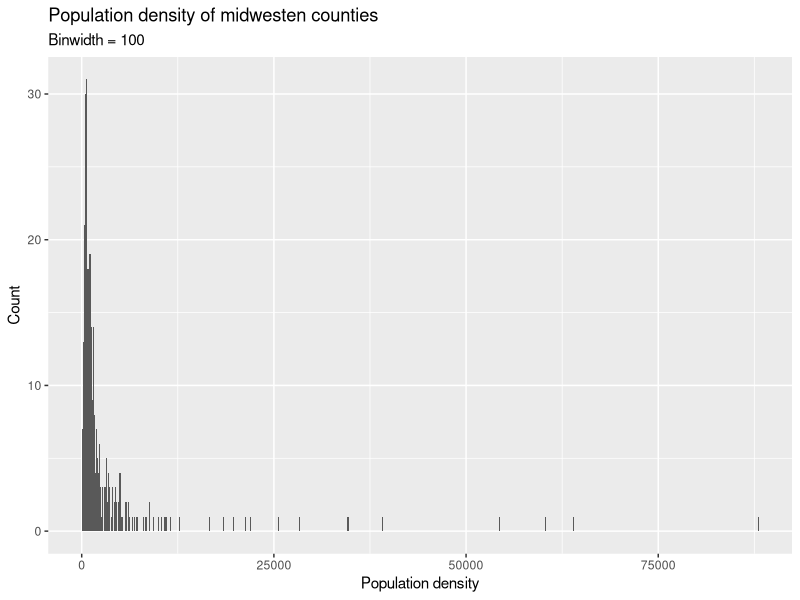
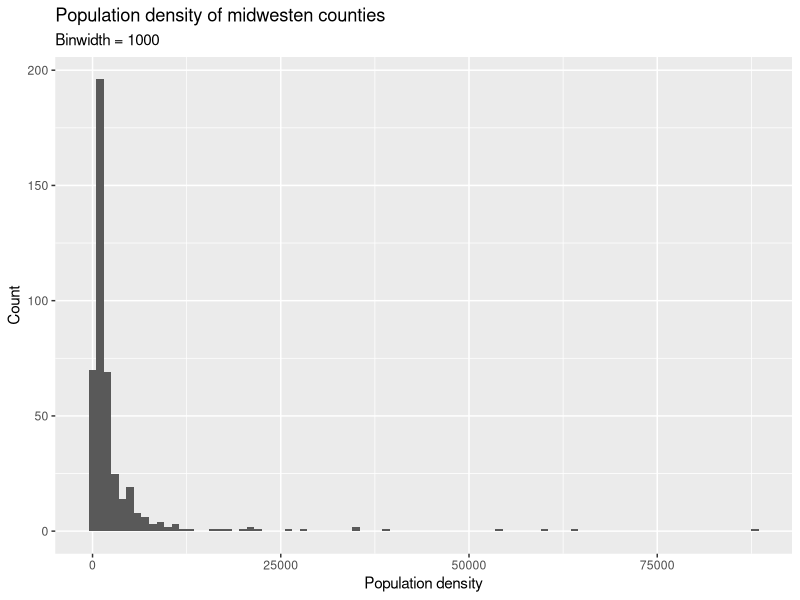
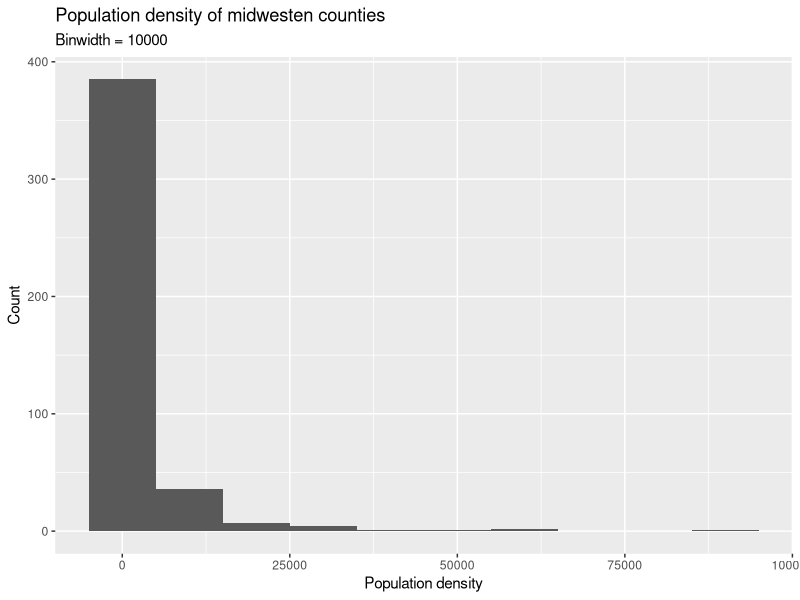
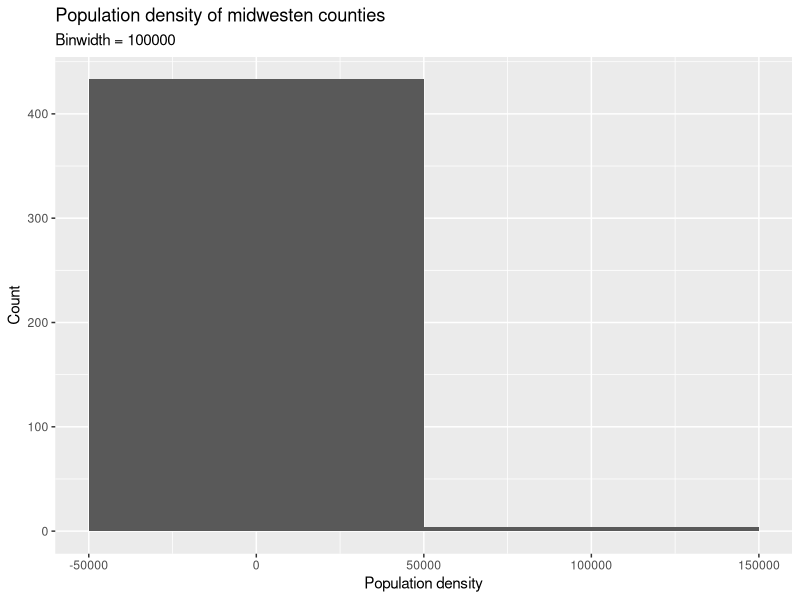
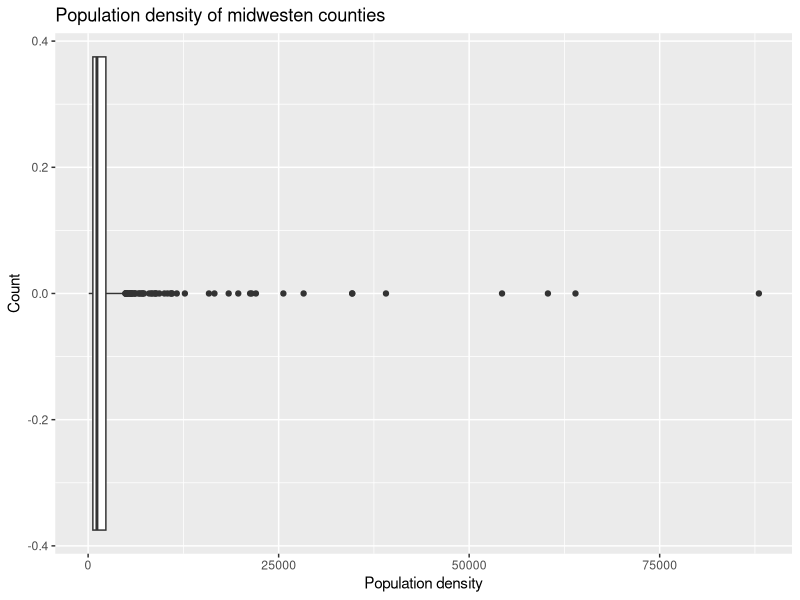
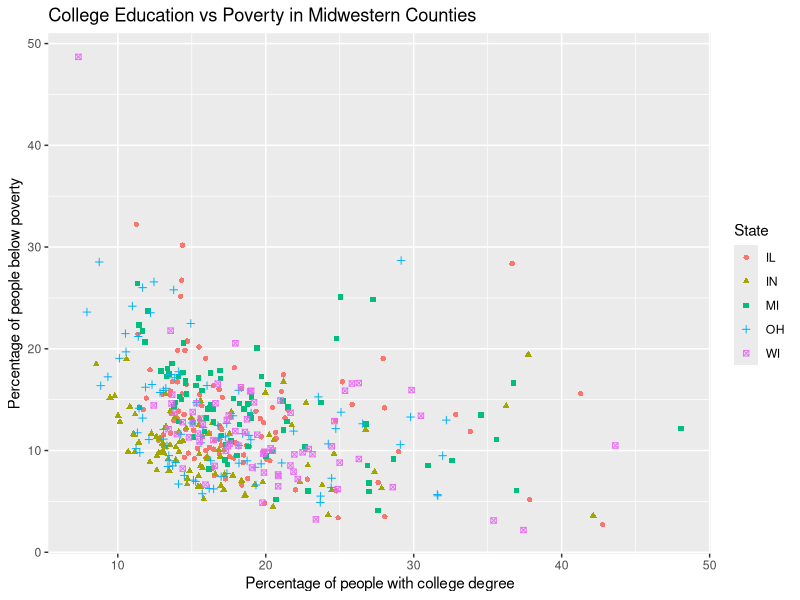
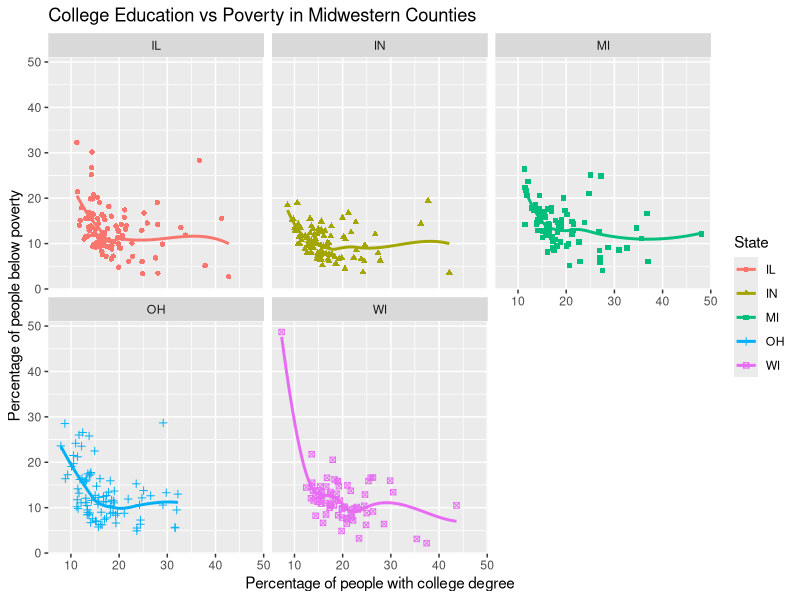
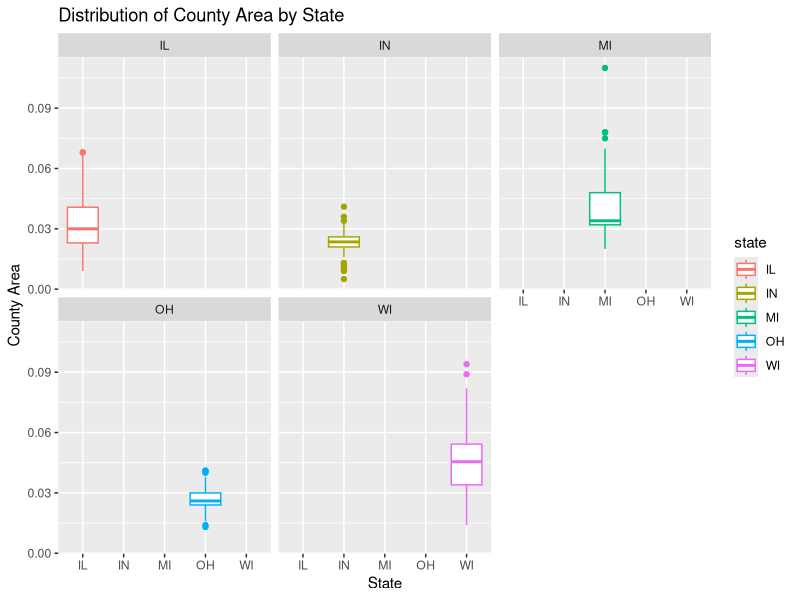

Reproduce these figures in R, in order.
## ---- chunk 1
install.packages("tidyverse")
library(tidyverse)
## ---- chunk 2
ggplot(midwest, aes(x = popdensity)) +
  geom_histogram(binwidth = 100) +
  labs(
    x = "Population density",
    y = "Count",
    title = "Population density of midwesten counties",
    subtitle = "Binwidth = 100"
  )

ggplot(midwest, aes(x = popdensity)) +
  geom_histogram(binwidth = 1000) +
  labs(
    x = "Population density",
    y = "Count",
    title = "Population density of midwesten counties",
    subtitle = "Binwidth = 1000"
  )

ggplot(midwest, aes(x = popdensity)) +
  geom_histogram(binwidth = 10000) +
  labs(
    x = "Population density",
    y = "Count",
    title = "Population density of midwesten counties",
    subtitle = "Binwidth = 10000"
  )

ggplot(midwest, aes(x = popdensity)) +
  geom_histogram(binwidth = 100000) +
  labs(
    x = "Population density",
    y = "Count",
    title = "Population density of midwesten counties",
    subtitle = "Binwidth = 100000"
  )
## ---- chunk 3
ggplot(midwest, aes(x = popdensity)) +
  geom_boxplot() +
  labs(
    x = "Population density",
    y = "Count",
    title = "Population density of midwesten counties",
  )
## ---- chunk 4
ggplot(
  data = midwest,
  mapping =aes(x = percollege, y = percbelowpoverty, color = state, shape = state)
) +  geom_point() +
  labs(
    x = "Percentage of people with college degree",
    y = "Percentage of people below poverty",
    title = "College Education vs Poverty in Midwestern Counties",
    color = "State",
    shape = "State"
 )
## ---- chunk 5
ggplot(
  data = midwest,
  mapping =aes(x = percollege, y = percbelowpoverty, color = state, shape = state)
) +  geom_point() + geom_smooth(se = FALSE) + facet_wrap(~state) + 
  labs(
    x = "Percentage of people with college degree",
    y = "Percentage of people below poverty",
    title = "College Education vs Poverty in Midwestern Counties",
    color = "State",
    shape = "State"
 )
## ---- chunk 6
ggplot(
  data = midwest,
  mapping =aes(x = state, y = area, color = state, shape = state)
) +  geom_boxplot() + geom_smooth(se = FALSE) + facet_wrap(~state) + 
  labs(
    x = "State",
    y = "County Area",
    title = "Distribution of County Area by State",
)
## ---- chunk 7
midwest <- midwest |>
  mutate(metro = if_else(inmetro == 1, "Yes", "No"))
ggplot(
  data = midwest,
  mapping =aes(x = state, fill = metro)
) +  geom_bar(position = "fill") +
  labs(
    x = "State",
    y = "Proportion of Counties",
    title = "Proportion of Metro and Non-Metro Counties by State",
    fill = "Metro Area",
)
